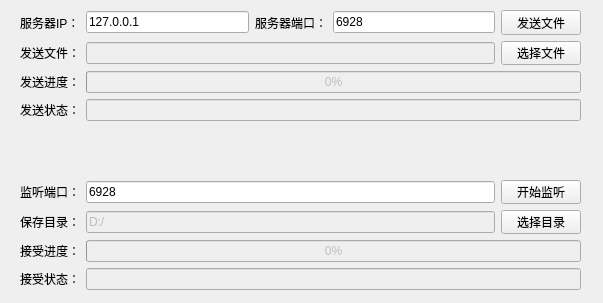
<?xml version="1.0" encoding="UTF-8"?>
<ui version="4.0">
 <class>Widget</class>
 <widget class="QWidget" name="Widget">
  <property name="geometry">
   <rect>
    <x>0</x>
    <y>0</y>
    <width>603</width>
    <height>303</height>
   </rect>
  </property>
  <property name="windowTitle">
   <string>Widget</string>
  </property>
  <widget class="QWidget" name="layoutWidget">
   <property name="geometry">
    <rect>
     <x>20</x>
     <y>10</y>
     <width>561</width>
     <height>111</height>
    </rect>
   </property>
   <layout class="QVBoxLayout" name="verticalLayout">
    <item>
     <layout class="QHBoxLayout" name="horizontalLayout">
      <item>
       <widget class="QLabel" name="label">
        <property name="text">
         <string>服务器IP：</string>
        </property>
       </widget>
      </item>
      <item>
       <widget class="QLineEdit" name="lineEdit_server_ip">
        <property name="text">
         <string>127.0.0.1</string>
        </property>
       </widget>
      </item>
      <item>
       <widget class="QLabel" name="label_2">
        <property name="text">
         <string>服务器端口：</string>
        </property>
       </widget>
      </item>
      <item>
       <widget class="QLineEdit" name="lineEdit_server_port">
        <property name="text">
         <string>6928</string>
        </property>
       </widget>
      </item>
      <item>
       <widget class="QPushButton" name="pushButton_send_file">
        <property name="text">
         <string>发送文件</string>
        </property>
       </widget>
      </item>
     </layout>
    </item>
    <item>
     <layout class="QHBoxLayout" name="horizontalLayout_2">
      <item>
       <widget class="QLabel" name="label_3">
        <property name="text">
         <string>发送文件：</string>
        </property>
       </widget>
      </item>
      <item>
       <widget class="QLineEdit" name="lineEdit_send_file">
        <property name="enabled">
         <bool>false</bool>
        </property>
       </widget>
      </item>
      <item>
       <widget class="QPushButton" name="pushButton_select_file">
        <property name="text">
         <string>选择文件</string>
        </property>
       </widget>
      </item>
     </layout>
    </item>
    <item>
     <layout class="QHBoxLayout" name="horizontalLayout_3">
      <item>
       <widget class="QLabel" name="label_4">
        <property name="text">
         <string>发送进度：</string>
        </property>
       </widget>
      </item>
      <item>
       <widget class="QProgressBar" name="progressBar_send">
        <property name="enabled">
         <bool>false</bool>
        </property>
        <property name="value">
         <number>0</number>
        </property>
       </widget>
      </item>
     </layout>
    </item>
    <item>
     <layout class="QHBoxLayout" name="horizontalLayout_4">
      <item>
       <widget class="QLabel" name="label_6">
        <property name="text">
         <string>发送状态：</string>
        </property>
       </widget>
      </item>
      <item>
       <widget class="QLineEdit" name="lineEdit_send_status">
        <property name="enabled">
         <bool>false</bool>
        </property>
       </widget>
      </item>
     </layout>
    </item>
   </layout>
  </widget>
  <widget class="QWidget" name="layoutWidget_2">
   <property name="geometry">
    <rect>
     <x>20</x>
     <y>180</y>
     <width>561</width>
     <height>110</height>
    </rect>
   </property>
   <layout class="QVBoxLayout" name="verticalLayout_2">
    <item>
     <layout class="QHBoxLayout" name="horizontalLayout_5">
      <item>
       <widget class="QLabel" name="label_7">
        <property name="text">
         <string>监听端口：</string>
        </property>
       </widget>
      </item>
      <item>
       <widget class="QLineEdit" name="lineEdit_listen_port">
        <property name="text">
         <string>6928</string>
        </property>
       </widget>
      </item>
      <item>
       <widget class="QPushButton" name="pushButton_start_listen">
        <property name="text">
         <string>开始监听</string>
        </property>
       </widget>
      </item>
     </layout>
    </item>
    <item>
     <layout class="QHBoxLayout" name="horizontalLayout_6">
      <item>
       <widget class="QLabel" name="label_8">
        <property name="text">
         <string>保存目录：</string>
        </property>
       </widget>
      </item>
      <item>
       <widget class="QLineEdit" name="lineEdit_save_dir">
        <property name="enabled">
         <bool>false</bool>
        </property>
        <property name="text">
         <string>D:/</string>
        </property>
       </widget>
      </item>
      <item>
       <widget class="QPushButton" name="pushButton_save_dir">
        <property name="text">
         <string>选择目录</string>
        </property>
       </widget>
      </item>
     </layout>
    </item>
    <item>
     <layout class="QHBoxLayout" name="horizontalLayout_7">
      <item>
       <widget class="QLabel" name="label_9">
        <property name="text">
         <string>接受进度：</string>
        </property>
       </widget>
      </item>
      <item>
       <widget class="QProgressBar" name="progressBar_recv">
        <property name="enabled">
         <bool>false</bool>
        </property>
        <property name="value">
         <number>0</number>
        </property>
       </widget>
      </item>
     </layout>
    </item>
    <item>
     <layout class="QHBoxLayout" name="horizontalLayout_8">
      <item>
       <widget class="QLabel" name="label_11">
        <property name="text">
         <string>接受状态：</string>
        </property>
       </widget>
      </item>
      <item>
       <widget class="QLineEdit" name="lineEdit_recv_status">
        <property name="enabled">
         <bool>false</bool>
        </property>
       </widget>
      </item>
     </layout>
    </item>
   </layout>
  </widget>
 </widget>
 <resources/>
 <connections/>
</ui>
